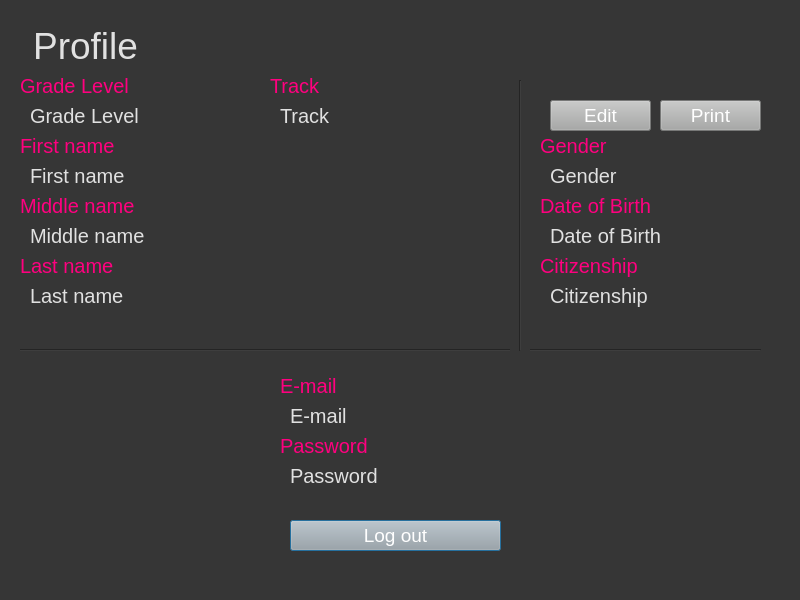
<?xml version="1.0" encoding="UTF-8"?>
<ui version="4.0">
 <class>Dialog</class>
 <widget class="QDialog" name="Dialog">
  <property name="geometry">
   <rect>
    <x>0</x>
    <y>0</y>
    <width>800</width>
    <height>600</height>
   </rect>
  </property>
  <property name="windowTitle">
   <string>Dialog</string>
  </property>
  <property name="styleSheet">
   <string notr="true">background-color: rgb(54, 54, 54);</string>
  </property>
  <widget class="QLabel" name="regtext">
   <property name="geometry">
    <rect>
     <x>0</x>
     <y>10</y>
     <width>171</width>
     <height>71</height>
    </rect>
   </property>
   <property name="layoutDirection">
    <enum>Qt::RightToLeft</enum>
   </property>
   <property name="styleSheet">
    <string notr="true">color:rgb(225, 225, 225); font-size:28pt;</string>
   </property>
   <property name="text">
    <string>Profile</string>
   </property>
   <property name="alignment">
    <set>Qt::AlignCenter</set>
   </property>
  </widget>
  <widget class="QLabel" name="lastnametext">
   <property name="geometry">
    <rect>
     <x>20</x>
     <y>250</y>
     <width>101</width>
     <height>31</height>
    </rect>
   </property>
   <property name="styleSheet">
    <string notr="true">font-size:15pt; color:rgb(255, 0, 127)</string>
   </property>
   <property name="text">
    <string>Last name</string>
   </property>
  </widget>
  <widget class="QLabel" name="passtext">
   <property name="geometry">
    <rect>
     <x>280</x>
     <y>430</y>
     <width>111</width>
     <height>31</height>
    </rect>
   </property>
   <property name="styleSheet">
    <string notr="true">font-size:15pt; color:rgb(255, 0, 127)</string>
   </property>
   <property name="text">
    <string>Password</string>
   </property>
  </widget>
  <widget class="QPushButton" name="logoutbutton">
   <property name="geometry">
    <rect>
     <x>290</x>
     <y>520</y>
     <width>211</width>
     <height>31</height>
    </rect>
   </property>
   <property name="styleSheet">
    <string notr="true">background-color: rgb(167, 168, 167); font-size:14pt; color:rgb(255, 255, 255)</string>
   </property>
   <property name="text">
    <string>Log out</string>
   </property>
   <property name="default">
    <bool>false</bool>
   </property>
  </widget>
  <widget class="QLabel" name="emailtext">
   <property name="geometry">
    <rect>
     <x>280</x>
     <y>370</y>
     <width>151</width>
     <height>31</height>
    </rect>
   </property>
   <property name="styleSheet">
    <string notr="true">font-size:15pt; color:rgb(255, 0, 127)</string>
   </property>
   <property name="text">
    <string>E-mail</string>
   </property>
  </widget>
  <widget class="QLabel" name="firstnametext">
   <property name="geometry">
    <rect>
     <x>20</x>
     <y>130</y>
     <width>101</width>
     <height>31</height>
    </rect>
   </property>
   <property name="styleSheet">
    <string notr="true">font-size:15pt; color:rgb(255, 0, 127)</string>
   </property>
   <property name="text">
    <string>First name</string>
   </property>
  </widget>
  <widget class="QLabel" name="middlenametext">
   <property name="geometry">
    <rect>
     <x>20</x>
     <y>190</y>
     <width>121</width>
     <height>31</height>
    </rect>
   </property>
   <property name="styleSheet">
    <string notr="true">font-size:15pt; color:rgb(255, 0, 127)</string>
   </property>
   <property name="text">
    <string>Middle name</string>
   </property>
  </widget>
  <widget class="QLabel" name="datetext">
   <property name="geometry">
    <rect>
     <x>540</x>
     <y>190</y>
     <width>121</width>
     <height>31</height>
    </rect>
   </property>
   <property name="styleSheet">
    <string notr="true">font-size:15pt; color:rgb(255, 0, 127)</string>
   </property>
   <property name="text">
    <string>Date of Birth</string>
   </property>
  </widget>
  <widget class="Line" name="line">
   <property name="geometry">
    <rect>
     <x>20</x>
     <y>340</y>
     <width>741</width>
     <height>20</height>
    </rect>
   </property>
   <property name="orientation">
    <enum>Qt::Horizontal</enum>
   </property>
  </widget>
  <widget class="Line" name="line_2">
   <property name="geometry">
    <rect>
     <x>510</x>
     <y>80</y>
     <width>20</width>
     <height>271</height>
    </rect>
   </property>
   <property name="orientation">
    <enum>Qt::Vertical</enum>
   </property>
  </widget>
  <widget class="QLabel" name="citizentext">
   <property name="geometry">
    <rect>
     <x>540</x>
     <y>250</y>
     <width>111</width>
     <height>31</height>
    </rect>
   </property>
   <property name="styleSheet">
    <string notr="true">font-size:15pt; color:rgb(255, 0, 127)</string>
   </property>
   <property name="text">
    <string>Citizenship</string>
   </property>
  </widget>
  <widget class="QLabel" name="gendertext">
   <property name="geometry">
    <rect>
     <x>540</x>
     <y>130</y>
     <width>121</width>
     <height>31</height>
    </rect>
   </property>
   <property name="styleSheet">
    <string notr="true">font-size:15pt; color:rgb(255, 0, 127)</string>
   </property>
   <property name="text">
    <string>Gender</string>
   </property>
  </widget>
  <widget class="QLabel" name="gradetext">
   <property name="geometry">
    <rect>
     <x>20</x>
     <y>70</y>
     <width>121</width>
     <height>31</height>
    </rect>
   </property>
   <property name="styleSheet">
    <string notr="true">font-size:15pt; color:rgb(255, 0, 127)</string>
   </property>
   <property name="text">
    <string>Grade Level</string>
   </property>
  </widget>
  <widget class="QLabel" name="tracktext">
   <property name="geometry">
    <rect>
     <x>270</x>
     <y>70</y>
     <width>121</width>
     <height>31</height>
    </rect>
   </property>
   <property name="styleSheet">
    <string notr="true">font-size:15pt; color:rgb(255, 0, 127)</string>
   </property>
   <property name="text">
    <string>Track</string>
   </property>
  </widget>
  <widget class="QPushButton" name="editbutton">
   <property name="geometry">
    <rect>
     <x>550</x>
     <y>100</y>
     <width>101</width>
     <height>31</height>
    </rect>
   </property>
   <property name="styleSheet">
    <string notr="true">background-color: rgb(167, 168, 167); font-size:14pt; color:rgb(255, 255, 255)</string>
   </property>
   <property name="text">
    <string>Edit</string>
   </property>
   <property name="default">
    <bool>false</bool>
   </property>
  </widget>
  <widget class="QPushButton" name="printbutton">
   <property name="geometry">
    <rect>
     <x>660</x>
     <y>100</y>
     <width>101</width>
     <height>31</height>
    </rect>
   </property>
   <property name="styleSheet">
    <string notr="true">background-color: rgb(167, 168, 167); font-size:14pt; color:rgb(255, 255, 255)</string>
   </property>
   <property name="text">
    <string>Print</string>
   </property>
   <property name="default">
    <bool>false</bool>
   </property>
  </widget>
  <widget class="QLabel" name="gradetext_2">
   <property name="geometry">
    <rect>
     <x>30</x>
     <y>100</y>
     <width>221</width>
     <height>31</height>
    </rect>
   </property>
   <property name="styleSheet">
    <string notr="true">font-size:15pt; color:rgb(225, 225, 225)</string>
   </property>
   <property name="text">
    <string>Grade Level</string>
   </property>
  </widget>
  <widget class="QLabel" name="tracktext_2">
   <property name="geometry">
    <rect>
     <x>280</x>
     <y>100</y>
     <width>211</width>
     <height>31</height>
    </rect>
   </property>
   <property name="styleSheet">
    <string notr="true">font-size:15pt; color:rgb(225, 225, 225)</string>
   </property>
   <property name="text">
    <string>Track</string>
   </property>
  </widget>
  <widget class="QLabel" name="firstnametext_2">
   <property name="geometry">
    <rect>
     <x>30</x>
     <y>160</y>
     <width>461</width>
     <height>31</height>
    </rect>
   </property>
   <property name="styleSheet">
    <string notr="true">font-size:15pt; color:rgb(225, 225, 225)</string>
   </property>
   <property name="text">
    <string>First name</string>
   </property>
  </widget>
  <widget class="QLabel" name="middlenametext_2">
   <property name="geometry">
    <rect>
     <x>30</x>
     <y>220</y>
     <width>461</width>
     <height>31</height>
    </rect>
   </property>
   <property name="styleSheet">
    <string notr="true">font-size:15pt; color:rgb(225, 225, 225)</string>
   </property>
   <property name="text">
    <string>Middle name</string>
   </property>
  </widget>
  <widget class="QLabel" name="lastnametext_2">
   <property name="geometry">
    <rect>
     <x>30</x>
     <y>280</y>
     <width>461</width>
     <height>31</height>
    </rect>
   </property>
   <property name="styleSheet">
    <string notr="true">font-size:15pt; color:rgb(225, 225, 225)</string>
   </property>
   <property name="text">
    <string>Last name</string>
   </property>
  </widget>
  <widget class="QLabel" name="gendertext_2">
   <property name="geometry">
    <rect>
     <x>550</x>
     <y>160</y>
     <width>231</width>
     <height>31</height>
    </rect>
   </property>
   <property name="styleSheet">
    <string notr="true">font-size:15pt; color:rgb(225, 225, 225)</string>
   </property>
   <property name="text">
    <string>Gender</string>
   </property>
  </widget>
  <widget class="QLabel" name="datetext_2">
   <property name="geometry">
    <rect>
     <x>550</x>
     <y>220</y>
     <width>231</width>
     <height>31</height>
    </rect>
   </property>
   <property name="styleSheet">
    <string notr="true">font-size:15pt; color:rgb(225, 225, 225)</string>
   </property>
   <property name="text">
    <string>Date of Birth</string>
   </property>
  </widget>
  <widget class="QLabel" name="citizentext_2">
   <property name="geometry">
    <rect>
     <x>550</x>
     <y>280</y>
     <width>231</width>
     <height>31</height>
    </rect>
   </property>
   <property name="styleSheet">
    <string notr="true">font-size:15pt; color:rgb(225, 225, 225)</string>
   </property>
   <property name="text">
    <string>Citizenship</string>
   </property>
  </widget>
  <widget class="QLabel" name="emailtext_2">
   <property name="geometry">
    <rect>
     <x>290</x>
     <y>400</y>
     <width>211</width>
     <height>31</height>
    </rect>
   </property>
   <property name="styleSheet">
    <string notr="true">font-size:15pt; color:rgb(225, 225, 225)</string>
   </property>
   <property name="text">
    <string>E-mail</string>
   </property>
  </widget>
  <widget class="QLabel" name="passtext_2">
   <property name="geometry">
    <rect>
     <x>290</x>
     <y>460</y>
     <width>211</width>
     <height>31</height>
    </rect>
   </property>
   <property name="styleSheet">
    <string notr="true">font-size:15pt; color:rgb(225, 225, 225)</string>
   </property>
   <property name="text">
    <string>Password</string>
   </property>
  </widget>
 </widget>
 <resources/>
 <connections/>
</ui>
